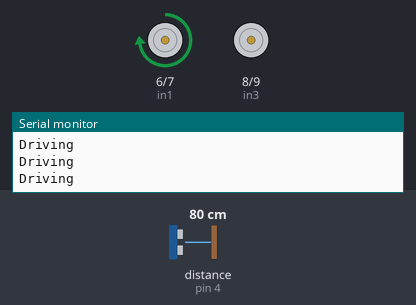
A sketch run on a simulated Arduino Uno, built with avr-gcc and run on an emulated ATmega328P. Shown: motor-driver pin pairs drawn as motors (green arrow = first pin HIGH = forward, orange = second pin HIGH = backward, longer = more drive, scaled by the enable pin), the last lines printed to the serial monitor. Wiring (inferred from the names in the program): ultrasonic range finder: trigger pin 3; echo pin 4. Inputs (shaded band) come from the test bench; at power-on: distance to the obstacle (sensor on pin 4) 80 cm. The echo pulse lasts 58.3 µs per cm.

Above: at 1.2 s.
1.3 s: distance to the obstacle (sensor on pin 4) set to 2 cm
At 1.9 s:
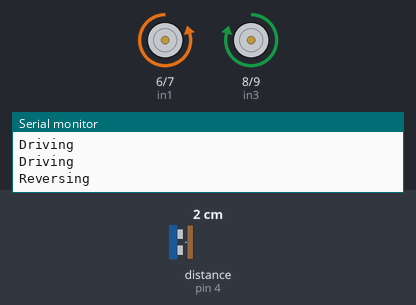
4.3 s: distance to the obstacle (sensor on pin 4) set to 60 cm
At 4.8 s:
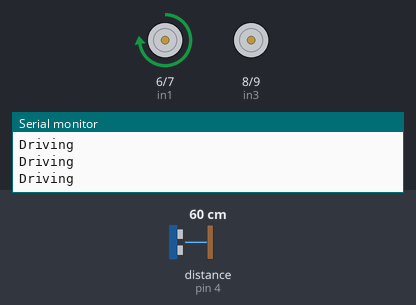
5.8 s: distance to the obstacle (sensor on pin 4) set to 4 cm
At 6.4 s:
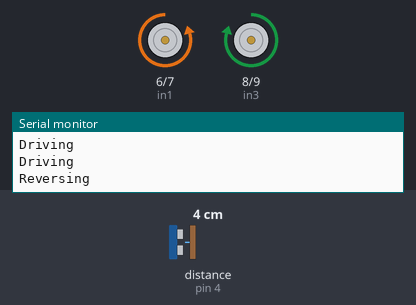
8.8 s: distance to the obstacle (sensor on pin 4) set to 120 cm
At 9.3 s:
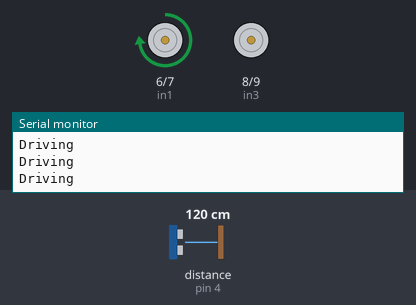
Timing chart, 0 to 11.3 s (numbered marks = the images above; inputs shaded):
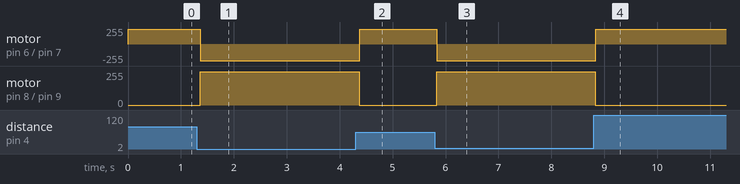

The sketch:

Self-Driving-RC-Car.ino
```cpp
/*
 For L298N:
 ENA 5
 IN1  6
 IN2  7
 IN3  8
 IN4  9
 ENB 10

 For HC-SR04:
 Echo 4
 TRIG 3
 VCC to arduino 5V
 GND to arduino GND

 Motor A is for rear, Motor B is for front
 */

 #define trigPin 3
 #define echoPin 4

 int enA = 5;
 int in1 = 6;
 int in2 = 7;
 int in3 = 8;
 int in4 = 9;
 int enB = 10;
 long duration, distance;

 void setup() {
  Serial.begin (9600);
  pinMode(trigPin, OUTPUT);
  pinMode(echoPin, INPUT);
  pinMode(enA, OUTPUT);
  pinMode(in1, OUTPUT);
  pinMode(in2, OUTPUT);
  pinMode(in3, OUTPUT);
  pinMode(in4, OUTPUT);
  pinMode(enB, OUTPUT);
 }

 void loop() {
  //Detect Distance
  digitalWrite(trigPin, LOW);
  delayMicroseconds(2);
  digitalWrite(trigPin, HIGH);
    delayMicroseconds(10);
  digitalWrite(trigPin, LOW);
  duration = pulseIn(echoPin, HIGH);
  distance = duration/58.2;
  //Decide based on distance
  if (distance <= 35){
    Serial.println("Reversing");
    //Reverse  A(rear motor) to the left if distance is less than 15 cm
    digitalWrite(in1, LOW);
    digitalWrite(in2, HIGH);
    analogWrite(enA, 250);
    //turn B(front motor) tires leftward
    digitalWrite(in3, HIGH);
    digitalWrite(in4, LOW);
    analogWrite(enB, 250);
    delay(750);
    //Turn off both motors
    digitalWrite(in1, LOW);
    digitalWrite(in2, LOW);
    digitalWrite(in3, LOW);
    digitalWrite(in4, LOW);
  }
  else {
    Serial.println("Driving");
    //Drive forward
    digitalWrite(in1, HIGH);
    digitalWrite(in2, LOW);
    analogWrite(enA, 225);
    digitalWrite(in3, LOW);
    digitalWrite(in4, LOW);
    delay(100);
  }
 }
```

Measured:
- after the input at 1.3 s, motor on pin 6 (in1) / pin 7 (in2): forward 225/255 → backward 250/255 after 0.07 s; motor on pin 8 (in3) / pin 9 (in4): stopped → forward 250/255 after 0.07 s
- after the input at 4.3 s, motor on pin 6 (in1) / pin 7 (in2): backward 250/255 → forward 225/255 after 0.08 s; motor on pin 8 (in3) / pin 9 (in4): forward 250/255 → stopped after 0.07 s
- after the input at 5.8 s, motor on pin 6 (in1) / pin 7 (in2): forward 225/255 → backward 250/255 at once; motor on pin 8 (in3) / pin 9 (in4): stopped → forward 250/255 at once
- after the input at 8.8 s, motor on pin 6 (in1) / pin 7 (in2): backward 250/255 → forward 225/255 at once; motor on pin 8 (in3) / pin 9 (in4): forward 250/255 → stopped at once
